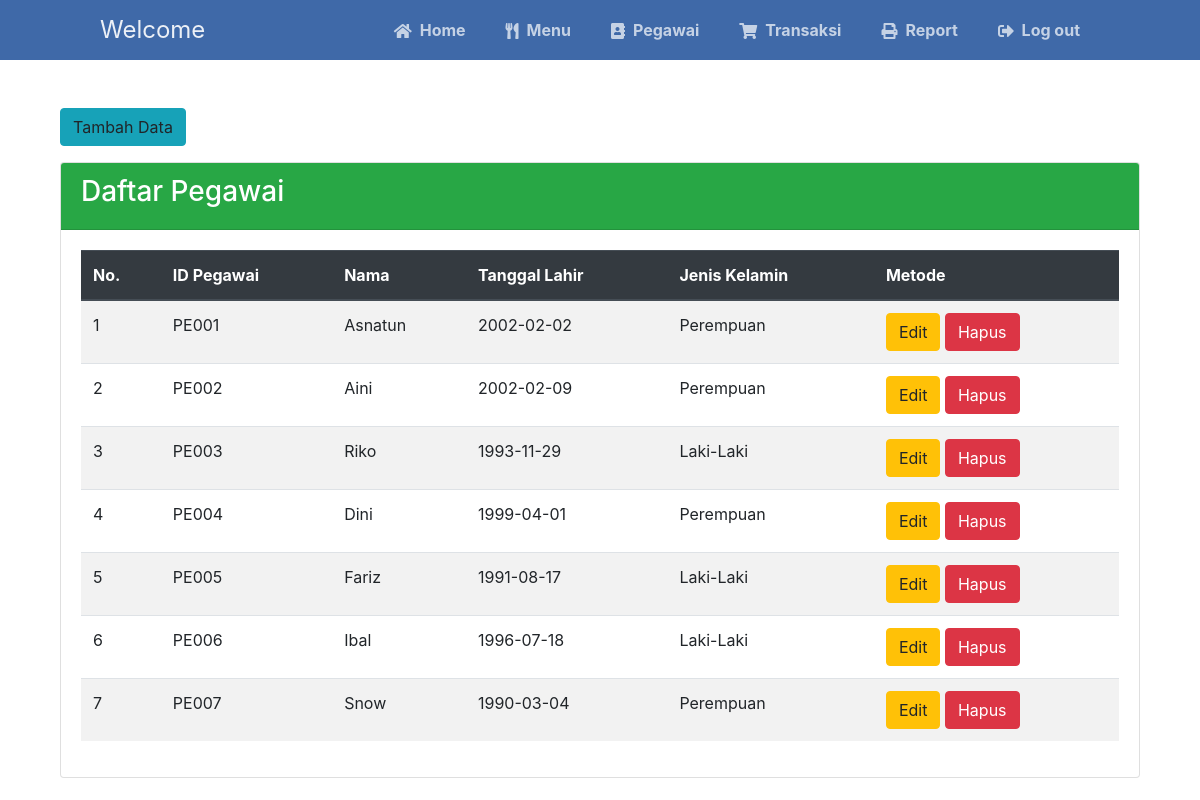
The app's page /pegawai.php (signed in) with its own data.
### tables this page shows
CREATE TABLE `pegawai` (
  `id_pegawai` char(7) NOT NULL,
  `nama_pegawai` varchar(20) DEFAULT NULL,
  `tgl_lahir` date DEFAULT NULL,
  `jenis_kelamin` varchar(13) DEFAULT NULL,
  `pw_pegawai` varchar(12) DEFAULT NULL
);

### pegawai.php (the view, shortened to what this page needs)
<?php
include 'koneksi.php';
?>
<!DOCTYPE html>
<html lang="en">
<head>
    <link rel="stylesheet" type="text/css" href="style.css">
    <link rel="stylesheet" type="text/css" href="css/bootstrap.min.css">
    <link rel="stylesheet" href="https://use.fontawesome.com/releases/v5.7.1/css/all.css">
</head>
<body>
    <nav class="navtop">
        <div>
            <h1>Welcome</h1>
            <a href="index.php"><i class="fas fa-home"></i>Home</a>
            <a href="menu.php"><i class="fas fa-utensils"></i>Menu</a>
            <a href="pegawai.php"><i class="fas fa-address-book"></i>Pegawai</a>
            <a href="transaksi.php"><i class="fas fa-shopping-cart"></i>Transaksi</a>
            <a href="report.php" target="blank"><i class="fas fa-print"></i>Report</a>
            <a href="logout.php" onclick="return confirm('Log out Sekarang?')"><i class="fas fa-sign-out-alt"></i>Log out</a>
        </div>
    </nav>
    <div class="container"><br><br>
        <div class="col-md-12">
            <td class="td-actions"><a data-toggle="modal" data-target="#tambah" class="btn btn-info">Tambah Data</a></td>
            <div class="card mt-3">
                <div class="card-header bg-success text-white">
                    <h3>Daftar Pegawai</h3>
                </div>
                <div class="card-body">
                    <table class="table table-striped">
                        <thead class="thead-dark">
                            <tr>
                                <th>No.</th>
                                <th>ID Pegawai</th>
                                <th>Nama</th>
                                <th>Tanggal Lahir</th>
                                <th>Jenis Kelamin</th>
                                <th>Metode</th>
                            </tr>
                        </thead>
                        <tbody>
                            <?php
                            $sql = "SELECT * FROM pegawai ORDER BY id_pegawai ASC";
                            $cek = mysqli_query($koneksi, $sql);
                            $no = 1;
                            while ($data = mysqli_fetch_array($cek)) {
                            ?>
                                <tr>
                                    <td><?= $no++; ?></td>
                                    <td><?= $data['id_pegawai'] ?></td>
                                    <td><?= $data['nama_pegawai'] ?></td>
                                    <td><?= $data['tgl_lahir'] ?></td>
                                    <td><?= $data['jenis_kelamin'] ?></td>
                                    <td>
                                        <a href="pegawai_edit.php?id=<?= $data['id_pegawai'] ?>" class="btn btn-warning"> Edit </a>
                                        <a href="pegawai.php?page=hapus&id=<?= $data['id_pegawai'] ?>" onclick="return confirm('Apakah yakin ingin menghapus data ini?')" class="btn btn-danger"> Hapus </a>
                                    </td>
                                </tr>
                            <?php
                            }
                            ?>
                        </tbody>
                    </table>
                </div>
            </div>
        </div>
    </div>
</body>
</html>

### style.css (style rules this page uses)
body { background-color: #FFFFFF; margin: 0; }
.navtop { background-color: #3f69a8; height: 60px; width: 100%; border: 0; position: sticky; }
.navtop div { display: flex; margin: 0 auto; width: 1000px; height: 100%; }
.navtop div h1, .navtop div a { display: inline-flex; align-items: center; }
.navtop div h1 { flex: 1; font-size: 24px; padding: 0; margin: 0; color: #ecf0f6; font-weight: normal; }
.navtop div a { padding: 0 20px; text-decoration: none; color: #c5d2e5; font-weight: bold; }
.navtop div a i { padding: 2px 8px 0 0; }

### records on screen
pegawai: id_pegawai "PE001", nama_pegawai "Asnatun", tgl_lahir "2002-02-02", jenis_kelamin "Perempuan"
pegawai: id_pegawai "PE002", nama_pegawai "Aini", tgl_lahir "2002-02-09", jenis_kelamin "Perempuan"
pegawai: id_pegawai "PE003", nama_pegawai "Riko", tgl_lahir "1993-11-29", jenis_kelamin "Laki-Laki"
pegawai: id_pegawai "PE004", nama_pegawai "Dini", tgl_lahir "1999-04-01", jenis_kelamin "Perempuan"
pegawai: id_pegawai "PE005", nama_pegawai "Fariz", tgl_lahir "1991-08-17", jenis_kelamin "Laki-Laki"
pegawai: id_pegawai "PE006", nama_pegawai "Ibal", tgl_lahir "1996-07-18", jenis_kelamin "Laki-Laki"
pegawai: id_pegawai "PE007", nama_pegawai "Snow", tgl_lahir "1990-03-04", jenis_kelamin "Perempuan"
